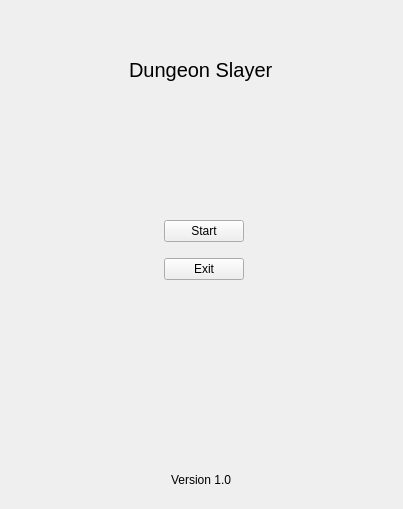
    <widget class="QWidget" name="menu">
     <widget class="QWidget" name="horizontalLayoutWidget_4">
      <property name="geometry">
       <rect>
        <x>10</x>
        <y>30</y>
        <width>381</width>
        <height>80</height>
       </rect>
      </property>
      <layout class="QHBoxLayout" name="horizontalLayout_3">
       <item>
        <spacer name="horizontalSpacer_4">
         <property name="orientation">
          <enum>Qt::Orientation::Horizontal</enum>
         </property>
         <property name="sizeHint" stdset="0">
          <size>
           <width>40</width>
           <height>20</height>
          </size>
         </property>
        </spacer>
       </item>
       <item>
        <widget class="QLabel" name="GameName">
         <property name="font">
          <font>
           <pointsize>15</pointsize>
          </font>
         </property>
         <property name="text">
          <string>Dungeon Slayer</string>
         </property>
        </widget>
       </item>
       <item>
        <spacer name="horizontalSpacer_5">
         <property name="orientation">
          <enum>Qt::Orientation::Horizontal</enum>
         </property>
         <property name="sizeHint" stdset="0">
          <size>
           <width>40</width>
           <height>20</height>
          </size>
         </property>
        </spacer>
       </item>
      </layout>
     </widget>
     <widget class="QWidget" name="horizontalLayoutWidget_6">
      <property name="geometry">
       <rect>
        <x>13</x>
        <y>210</y>
        <width>381</width>
        <height>80</height>
       </rect>
      </property>
      <layout class="QHBoxLayout" name="horizontalLayout_5">
       <item>
        <spacer name="horizontalSpacer_6">
         <property name="orientation">
          <enum>Qt::Orientation::Horizontal</enum>
         </property>
         <property name="sizeHint" stdset="0">
          <size>
           <width>40</width>
           <height>20</height>
          </size>
         </property>
        </spacer>
       </item>
       <item>
        <layout class="QVBoxLayout" name="verticalLayout_2">
         <item>
          <widget class="QPushButton" name="StartButton">
           <property name="text">
            <string>Start</string>
           </property>
          </widget>
         </item>
         <item>
          <widget class="QPushButton" name="ExitButton">
           <property name="text">
            <string>Exit</string>
           </property>
          </widget>
         </item>
        </layout>
       </item>
       <item>
        <spacer name="horizontalSpacer_7">
         <property name="orientation">
          <enum>Qt::Orientation::Horizontal</enum>
         </property>
         <property name="sizeHint" stdset="0">
          <size>
           <width>40</width>
           <height>20</height>
          </size>
         </property>
        </spacer>
       </item>
      </layout>
     </widget>
     <widget class="QWidget" name="horizontalLayoutWidget_7">
      <property name="geometry">
       <rect>
        <x>10</x>
        <y>459</y>
        <width>381</width>
        <height>41</height>
       </rect>
      </property>
      <layout class="QHBoxLayout" name="horizontalLayout_6">
       <item>
        <spacer name="horizontalSpacer_8">
         <property name="orientation">
          <enum>Qt::Orientation::Horizontal</enum>
         </property>
         <property name="sizeHint" stdset="0">
          <size>
           <width>40</width>
           <height>20</height>
          </size>
         </property>
        </spacer>
       </item>
       <item>
        <widget class="QLabel" name="VersionLabel">
         <property name="text">
          <string>Version 1.0</string>
         </property>
        </widget>
       </item>
       <item>
        <spacer name="horizontalSpacer_9">
         <property name="orientation">
          <enum>Qt::Orientation::Horizontal</enum>
         </property>
         <property name="sizeHint" stdset="0">
          <size>
           <width>40</width>
           <height>20</height>
          </size>
         </property>
        </spacer>
       </item>
      </layout>
     </widget>
    </widget>
